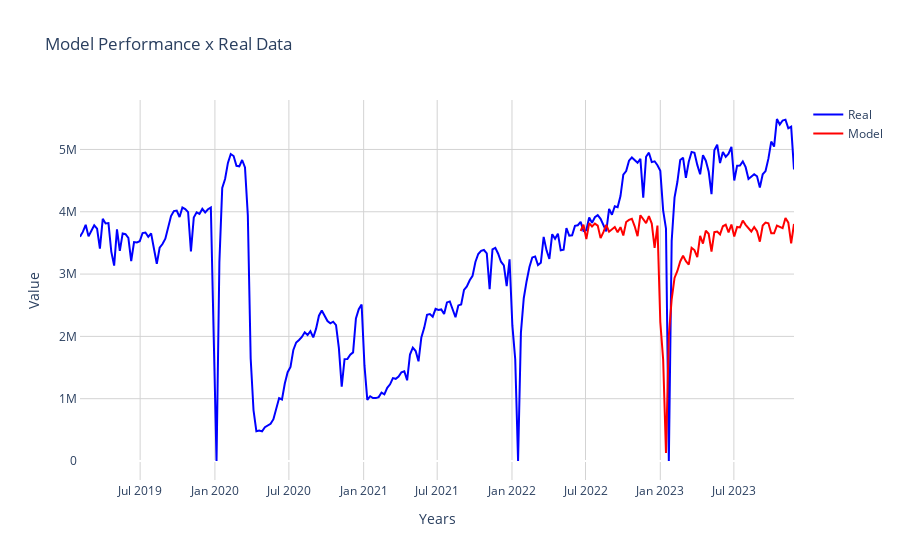

This figure's notebook cell:
### Markdown cell above
### SGBRegressor

### Code cell
from xgboost import XGBRegressor

# Create an object 'regressor' 
model = XGBRegressor()

features = X[['Date_year', 'Date_month', 'Date_day']]
target = X['All public transport, excluding LUAS']

params_grid = {
    'learning_rate': [None,0.5,0.7],
    'n_estimators': [None,100,200],
    'max_depth': [None,3, 7],
    # 'min_child_weight': [1, 3, 5],
    # 'subsample': [0.8, 0.9, 1.0],
    # 'colsample_bytree': [0.8, 0.9, 1.0],
    # 'gamma': [0, 0.1, 0.2],
    # 'reg_alpha': [0, 0.1, 0.5],
    'reg_lambda': [None, 0.1, 1.0]
}

result = eval_on_features(features,target, model, params_grid=params_grid)
try:
    display(result[0].get_params())
except BaseException as error:
    display(error)
    display(result)
